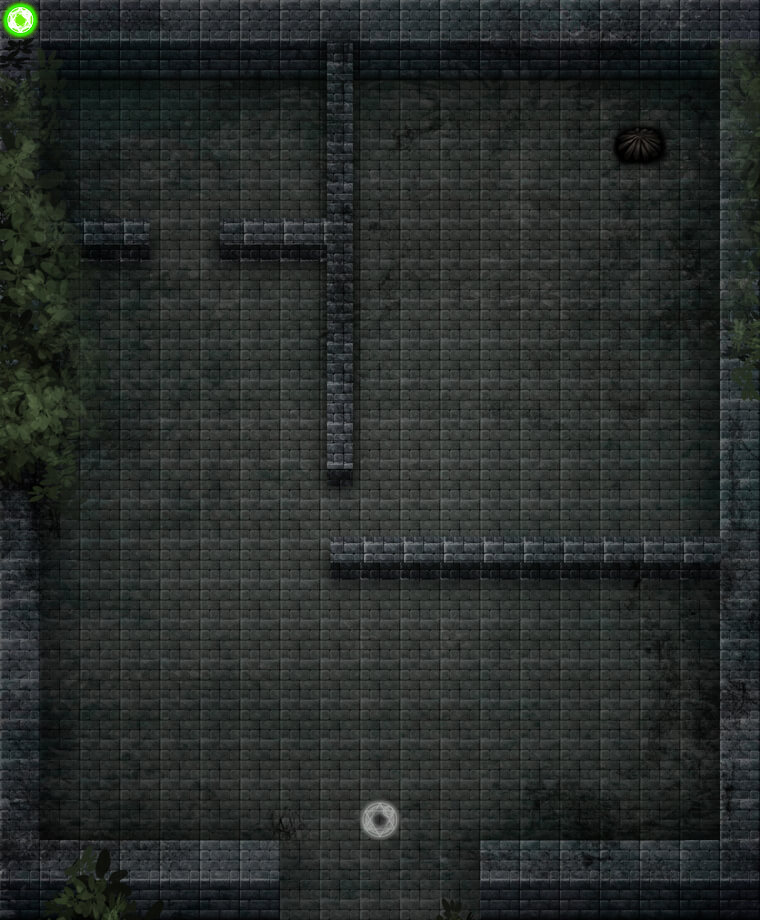

A level layout from a 2D game, rendered from its tile map. Below: a short description, then the map file with tile-grid data replaced by summaries:
An orthogonal 19x23 tile map with 40x40 px tiles, 4 tile layers (mapLayer, objLayer, flagLayer, playerLayer), 2 tilesets.

<map version="1.0" orientation="orthogonal" renderorder="left-up" width="19" height="23" tilewidth="40" tileheight="40" nextobjectid="1">
 <tileset firstgid="1" name="landmark" tilewidth="40" tileheight="40" tilecount="100">
  <image source="landmark.png" width="400" height="400" />
 </tileset>
 <tileset firstgid="101" name="map16" tilewidth="40" tileheight="40" tilecount="437">
  <image source="map16.jpg" width="760" height="920" />
 </tileset>
 <layer name="mapLayer" width="19" height="23">
  <data>[437 cells, 437 non-empty, 437 distinct tile ids]</data>
 </layer>
 <layer name="objLayer" width="19" height="23">
  <data>[437 cells, 1 non-empty, 1 distinct tile ids]</data>
 </layer>
 <layer name="flagLayer" width="19" height="23">
  <data>[437 cells, 1 non-empty, 1 distinct tile ids]</data>
 </layer>
 <layer name="playerLayer" width="19" height="23">
  <data>[437 cells, 1 non-empty, 1 distinct tile ids]</data>
 </layer>
</map>
